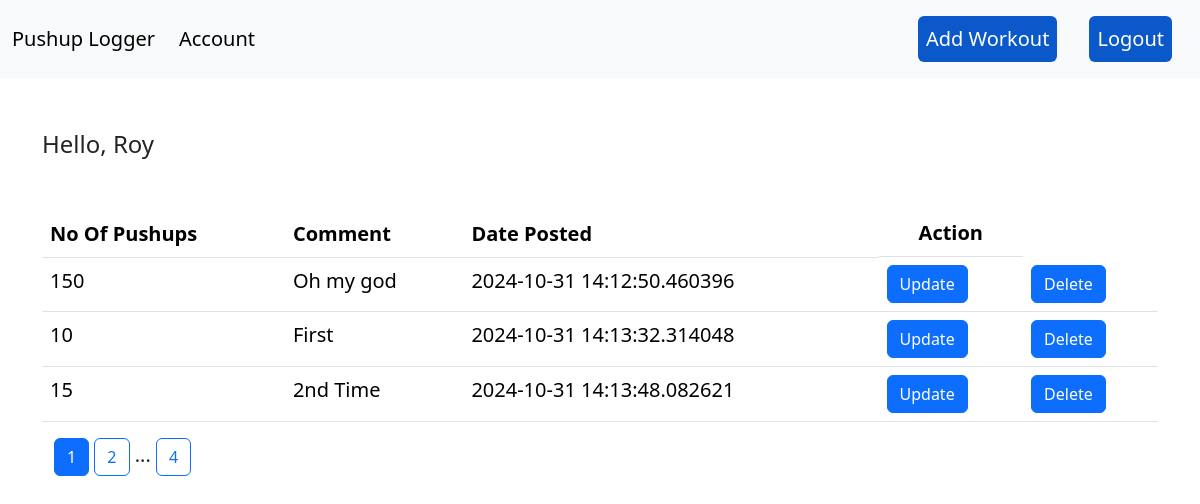
Page /account (signed in) on the committed database.
### PUSHUP_LOGGER/model.py (models this page shows)
class User(db.Model, UserMixin):
    id=db.Column(db.Integer, primary_key=True)
    name=db.Column(db.String(200), nullable=False)
    email=db.Column(db.String(200), unique=True,nullable=False)
    password=db.Column(db.String(200), nullable=False)
    workouts=db.relationship('Workout', backref='author', lazy=True)

class Workout(db.Model):
    id=db.Column(db.Integer, primary_key=True)
    pushups=db.Column(db.Integer, nullable=False)
    date_posted=db.Column(db.DateTime, default=datetime.utcnow)
    comment=db.Column(db.String(500), nullable=False)
    user_id=db.Column(db.Integer, db.ForeignKey('user.id'), nullable=False )

### PUSHUP_LOGGER/main.py (the view)
@main_bp.route("/account")
@login_required
def profile():
    page=request.args.get('page',1,type=int)
    user=User.query.filter_by(email=current_user.email).first()
    workout=Workout.query.filter_by(author=user).paginate(page=page, per_page=3)
    return render_template('profile.html',name=current_user.name, workouts=workout, user=user)

### PUSHUP_LOGGER/__init__.py (called while the page is built)
def create_app():
    app = Flask(__name__)
    app.config['SECRET_KEY']='secret-key'
    app.config['SQLALCHEMY_DATABASE_URI']='sqlite:///db.sqlite'
    db.init_app(app)
    app.app_context().push()
    with app.app_context():
        db.create_all()
        print("Database Created")
    login_manager=LoginManager()
    login_manager.login_view='auth_bp.login'
    login_manager.init_app(app)
    with app.app_context():
        from .main import main_bp
        from .auth import auth_bp
        @login_manager.user_loader
        def load_user(user_id):
            return User.query.get(int(user_id))
        app.register_blueprint(main_bp)
        app.register_blueprint(auth_bp)
        return app

### PUSHUP_LOGGER/templates/profile.html (shortened to what this page needs)
{% extends 'base.html' %}
{% block content %}
<div class="container fs-4 mt-5">
    Hello, {{ user.name|capitalize  }}
</div>
<div class="container fs-5 mt-5">
    <table class="table">
        <thead>
          <tr>
            <th scope="col">No Of Pushups</th>
            <th scope="col">Comment</th>
            <th scope="col">Date Posted</th>
            <th scope="col" class="d-flex justify-content-center">Action</th>
          </tr>
        </thead>
        <tbody>
            {% for workout in workouts %}
            <tr>
                <td>{{ workout.pushups }}</td>
                <td>{{ workout.comment }}</td>
                <td>{{ workout.date_posted }}</td>
                <div class="containe d-flex">
                    <td><a type="button" class="btn btn-primary" href="{{ url_for('main_bp.update_workout', workout_id=workout.id) }}">Update</a></td>
                    <td><a type="button" class="btn btn-primary" href="{{ url_for('main_bp.delete_workout', workout_id=workout.id) }}">Delete</a></td>
                </div>
            </tr>
            {% endfor %}
        </tbody>
      </table>
      <div class="container">
        {%  for page_num in workouts.iter_pages(left_edge=1, left_current=1, right_current=1, right_edge=1)  %}
            {% if page_num %}
                {% if workouts.page == page_num %}
                <a type="button" class="btn btn-primary" href="{{ url_for('main_bp.profile', page=page_num) }}">{{ page_num }}</a>
                {% else %}
                <a type="button" class="btn btn-outline-primary" href="{{ url_for('main_bp.profile', page=page_num) }}">{{ page_num }}</a>
                {% endif %}
            {% else %}
                ...
            {% endif %}
        {% endfor %}
      </div>
</div>
{% endblock content %}

### PUSHUP_LOGGER/templates/base.html (shortened to what this page needs)
<!doctype html>
<html lang="en">
<head>
    <link href="https://cdn.jsdelivr.net/npm/bootstrap@5.3.3/dist/css/bootstrap.min.css" rel="stylesheet"
>
</head>
<body>
    <nav class="navbar navbar-expand-lg bg-body-tertiary fs-5">
        <div class="container-fluid">
            <a class="navbar-brand" href="{{ url_for('main_bp.home') }}">Pushup Logger</a>
            <div class="collapse navbar-collapse" id="navbarSupportedContent">
                <ul class="navbar-nav me-auto mb-2 mb-lg-0">
                    {% if current_user.is_authenticated %}
                    <li class="nav-item">
                        <a class="nav-link active" aria-current="page" href="{{ url_for('main_bp.profile') }}">Account</a>
                    </li>
                    {% endif %}
                </ul>
                <form class="d-flex my-2" role="search">
                    {% if current_user.is_authenticated %}
                    <a type="button" class="nav-link active btn btn-primary mx-3 p-2" aria-current="page" href="{{ url_for('main_bp.create_workout') }}">Add Workout</a>
                    <a type="button" class="nav-link active btn btn-primary mx-3 p-2" aria-current="page" href="{{ url_for('auth_bp.logout') }}">Logout</a>
                    {% else %}
                    <a type="button" class="nav-link active btn btn-primary mx-3 p-2" aria-current="page" href="{{ url_for('auth_bp.signup') }}">Sign up</a>
                    <a type="button" class="nav-link active btn btn-primary mx-3 p-2" aria-current="page" href="{{ url_for('auth_bp.login') }}">Login</a>
                    {% endif %}
                </form>
            </div>
        </div>
    </nav>
    {% block content %}
    {% endblock content %}
</body>
</html>

### rows in the picture
User: name "Roy"
Workout: pushups "150", comment "Oh my god", date_posted "2024-10-31 14:12:50.460396"
Workout: pushups "10", comment "First", date_posted "2024-10-31 14:13:32.314048"
Workout: pushups "15", comment "2nd Time", date_posted "2024-10-31 14:13:48.082621"

### other values in the picture
{{ page_num }} "1"
{{ page_num }} "2" "4"
